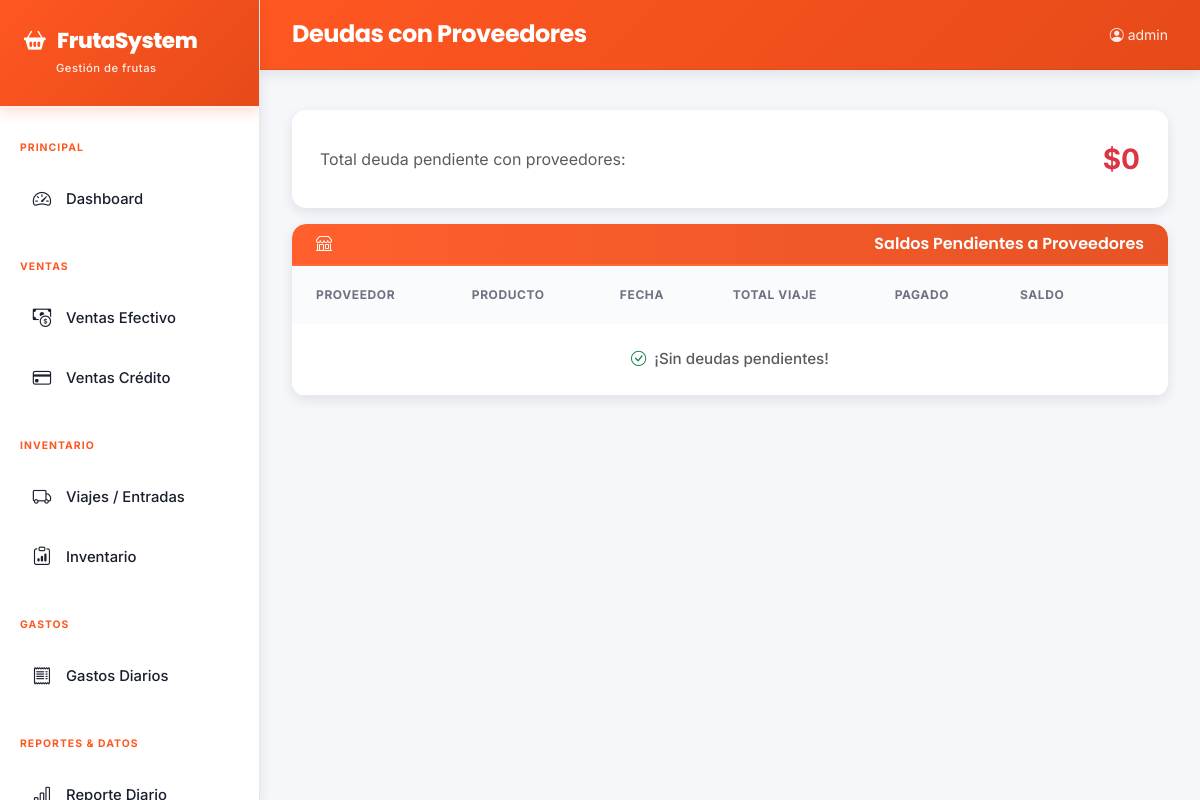
The app's page /reportes/proveedores/ (signed in), older data.
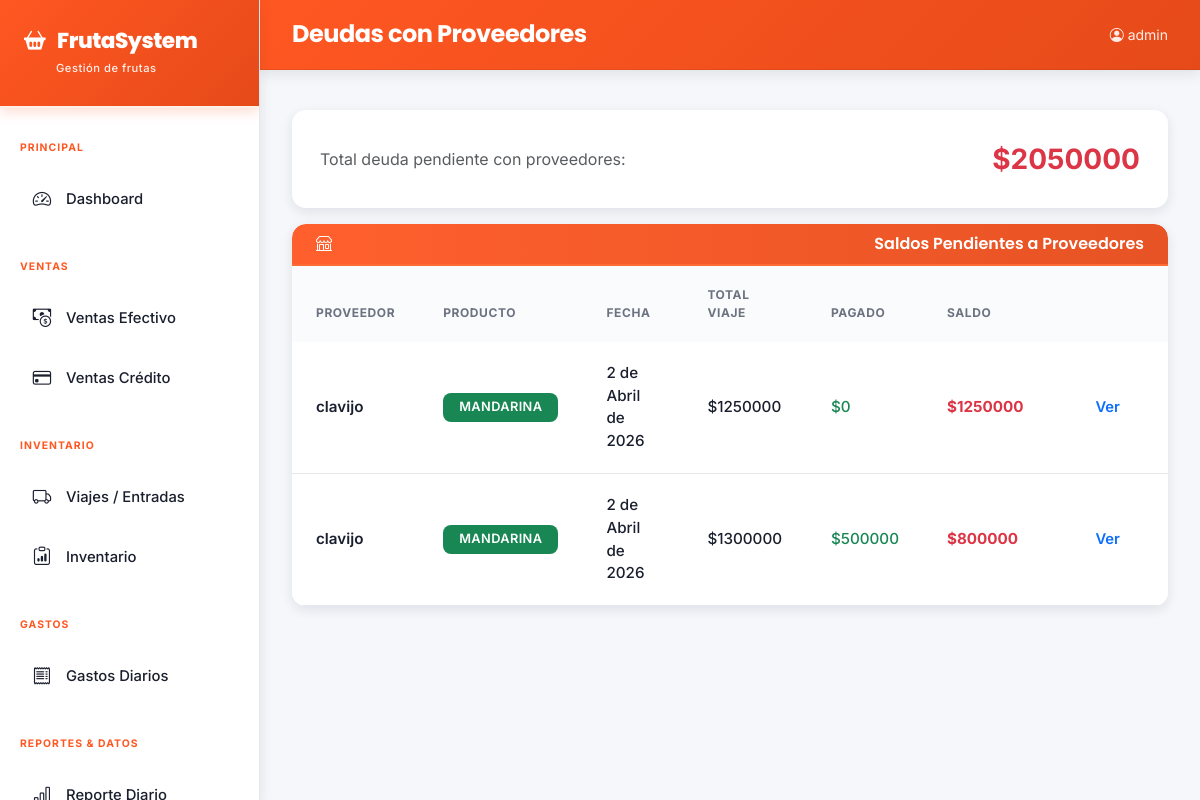
The same page, newer data.
### core/models.py (models this page shows, shortened)
class Viaje(models.Model):
    PESO_CANASTILLA_NEGRA = Decimal('1.6')
    PESO_CANASTILLA_COLOR = Decimal('2.2')
    proveedor = models.ForeignKey(Proveedor, on_delete=models.PROTECT, related_name='viajes', verbose_name='Proveedor')
    producto = models.ForeignKey(Producto, on_delete=models.PROTECT, related_name='viajes', verbose_name='Producto')
    fecha = models.DateField(verbose_name='Fecha')
    observaciones = models.TextField(blank=True, verbose_name='Observaciones')
    kg_bruto = models.DecimalField(max_digits=10, decimal_places=2, default=0, verbose_name='Kg Bruto Recibido')
    kg_podridos = models.DecimalField(max_digits=10, decimal_places=2, default=0, verbose_name='Kg Podridos / Rechazo')
    cantidad_canastillas_negras = models.IntegerField(default=0, verbose_name='Canastillas Negras')
    cantidad_canastillas_colores = models.IntegerField(default=0, verbose_name='Canastillas Colores')
    precio_total_acordado = models.DecimalField(max_digits=12, decimal_places=2, default=0, verbose_name='Precio Total Acordado')
    created_at = models.DateTimeField(auto_now_add=True)
    @property
    def total_valor(self): return self.precio_total_acordado
    @property
    def total_pagado(self): return sum(p.monto for p in self.pagos_proveedor.all())
    @property
    def saldo_pendiente(self): return self.total_valor - self.total_pagado
    class Meta:
        verbose_name = 'Viaje'; verbose_name_plural = 'Viajes'; ordering = ['-fecha', '-created_at']

class Proveedor(models.Model):
    nombre = models.CharField(max_length=200, verbose_name='Nombre')
    telefono = models.CharField(max_length=20, blank=True, verbose_name='Teléfono')
    direccion = models.TextField(blank=True, verbose_name='Dirección')
    activo = models.BooleanField(default=True, verbose_name='Activo')
    def __str__(self): return self.nombre
    class Meta:
        verbose_name = 'Proveedor'; verbose_name_plural = 'Proveedores'; ordering = ['nombre']

class Producto(models.Model):
    nombre = models.CharField(max_length=100, verbose_name='Nombre')
    tiene_descuento_gobierno = models.BooleanField(default=False, verbose_name='Descuento gobierno')
    porcentaje_descuento = models.DecimalField(max_digits=5, decimal_places=2, default=0, verbose_name='% Descuento gobierno')
    activo = models.BooleanField(default=True, verbose_name='Activo')
    def __str__(self): return self.nombre
    class Meta:
        verbose_name = 'Producto'; verbose_name_plural = 'Productos'; ordering = ['nombre']

class PagoProveedor(models.Model):
    viaje = models.ForeignKey(Viaje, on_delete=models.CASCADE, related_name='pagos_proveedor', verbose_name='Viaje')
    monto = models.DecimalField(max_digits=12, decimal_places=2, verbose_name='Monto')
    medio_pago = models.CharField(max_length=20, choices=MEDIO_PAGO_CHOICES, verbose_name='Medio de pago')
    fecha = models.DateField(verbose_name='Fecha')
    observaciones = models.TextField(blank=True, verbose_name='Observaciones')
    class Meta:
        verbose_name = 'Pago a Proveedor'; verbose_name_plural = 'Pagos a Proveedores'; ordering = ['-fecha']

### core/views.py (the view)
# urls.py: path('reportes/proveedores/', views.reporte_proveedor, name='reporte_proveedor'),
@login_required
def reporte_proveedor(request):
    viajes = Viaje.objects.select_related('proveedor', 'producto').all()
    pendientes = [v for v in viajes if v.saldo_pendiente > 0]
    total_deuda = sum(v.saldo_pendiente for v in pendientes)
    return render(request, 'core/reporte_proveedor.html', {'viajes': viajes, 'pendientes': pendientes, 'total_deuda': total_deuda})

### core/templates/core/reporte_proveedor.html (shortened to what this page needs)
{% extends 'core/base.html' %}
{% block page_title %}Deudas con Proveedores{% endblock %}
{% block content %}
<div class="card mb-3">
  <div class="card-body d-flex justify-content-between align-items-center">
    <div><span class="text-muted">Total deuda pendiente con proveedores:</span></div>
    <div class="fs-3 fw-bold text-danger">${{ total_deuda|default:0|floatformat:0 }}</div>
  </div>
</div>
<div class="card">
  <div class="card-header py-2 fw-semibold"><i class="bi bi-shop me-2"></i>Saldos Pendientes a Proveedores</div>
  <div class="card-body p-0">
    <table class="table table-hover mb-0">
      <thead><tr><th>Proveedor</th><th>Producto</th><th>Fecha</th><th>Total Viaje</th><th>Pagado</th><th>Saldo</th><th></th></tr></thead>
      <tbody>
      {% for v in pendientes %}
      <tr>
        <td class="fw-semibold">{{ v.proveedor }}</td>
        <td><span class="badge bg-success">{{ v.producto }}</span></td>
        <td>{{ v.fecha }}</td>
        <td>${{ v.total_valor|default:0|floatformat:0 }}</td>
        <td class="text-success">${{ v.total_pagado|default:0|floatformat:0 }}</td>
        <td class="text-danger fw-bold">${{ v.saldo_pendiente|default:0|floatformat:0 }}</td>
        <td><a href="{% url 'viaje_detail' v.pk %}" class="btn btn-sm btn-outline-primary">Ver</a></td>
      </tr>
      {% empty %}
      <tr><td colspan="7" class="text-center text-muted py-4"><i class="bi bi-check-circle text-success me-2"></i>¡Sin deudas pendientes!</td></tr>
      {% endfor %}
      </tbody>
    </table>
  </div>
</div>
{% endblock %}

Row changes from the older to the newer data that the page shows:
added Viaje: proveedor "clavijo", producto "MANDARINA", fecha "2 de Abril de 2026", total_valor "1250000", total_pagado "0", saldo_pendiente "1250000"
added Viaje: proveedor "clavijo", producto "MANDARINA", fecha "2 de Abril de 2026", total_valor "1300000", total_pagado "500000", saldo_pendiente "800000"
Text that changed along with them:
{{ total_deuda|default:0|floatformat:0 }}: "0" → "2050000"
text no longer shown: "¡Sin deudas pendientes!"
